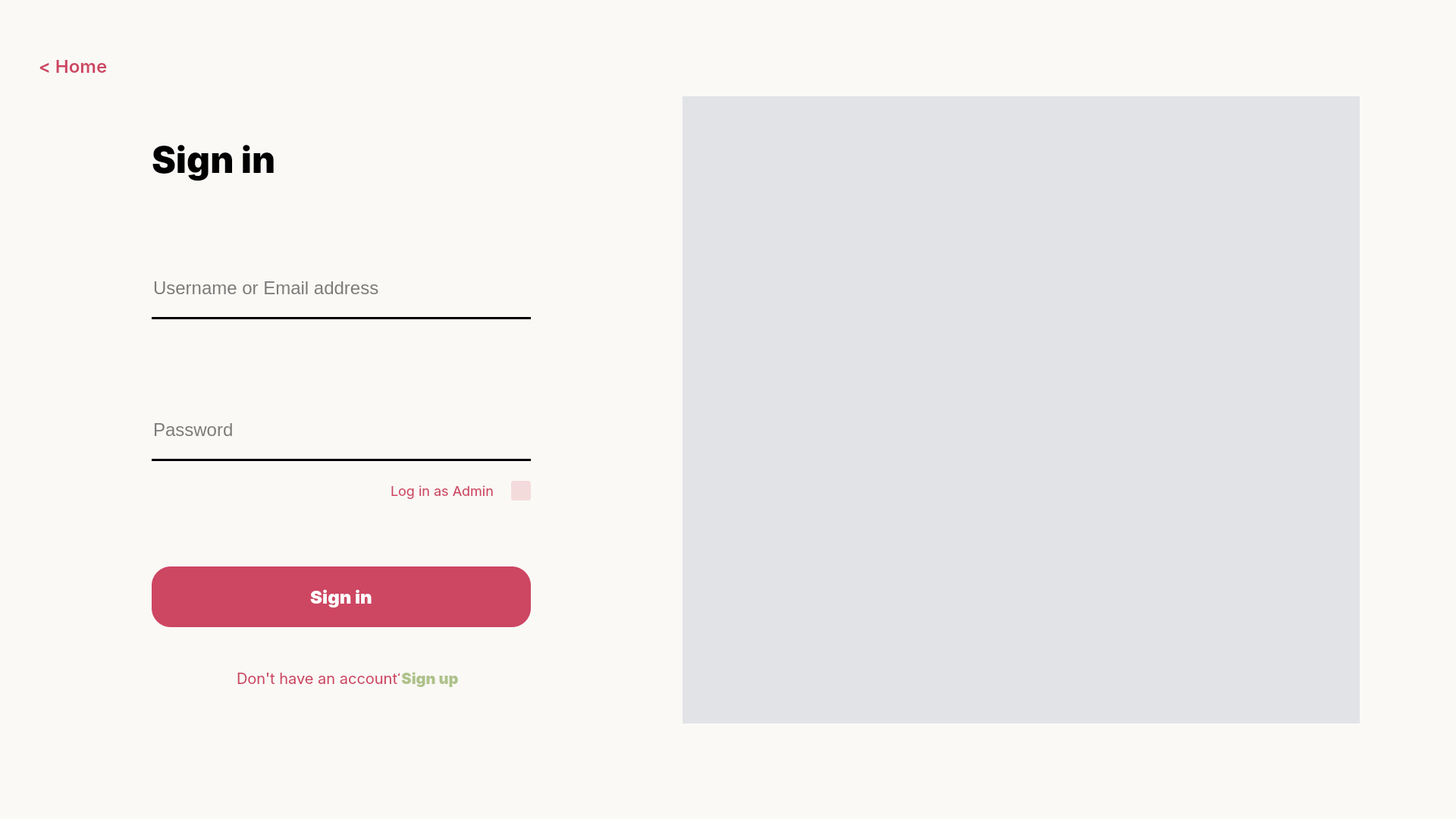
<?xml version="1.0" encoding="UTF-8"?>
<ui version="4.0">
 <class>MainWindow</class>
 <widget class="QMainWindow" name="MainWindow">
  <property name="geometry">
   <rect>
    <x>0</x>
    <y>0</y>
    <width>1920</width>
    <height>1080</height>
   </rect>
  </property>
  <property name="windowTitle">
   <string>MainWindow</string>
  </property>
  <widget class="QWidget" name="centralwidget">
   <property name="styleSheet">
    <string notr="true">background-color: #FAF9F6;</string>
   </property>
   <widget class="QPushButton" name="homebutton">
    <property name="geometry">
     <rect>
      <x>10</x>
      <y>70</y>
      <width>172</width>
      <height>33</height>
     </rect>
    </property>
    <property name="styleSheet">
     <string notr="true">QPushButton {
               color: #CD4662;
                font-family: Inter;
                font-size: 24px;
                font-style: normal;
                font-weight: 500;
                line-height: normal;
                border: none;
            }
            QPushButton:hover {
               color: #AEC289;
            }</string>
    </property>
    <property name="text">
     <string>&lt; Home</string>
    </property>
   </widget>
   <widget class="QWidget" name="rightcontainer" native="true">
    <property name="geometry">
     <rect>
      <x>900</x>
      <y>127</y>
      <width>893</width>
      <height>827</height>
     </rect>
    </property>
    <property name="styleSheet">
     <string notr="true">border-radius: 20px;
background: #E1E3E7;</string>
    </property>
    <widget class="QLabel" name="label">
     <property name="geometry">
      <rect>
       <x>-40</x>
       <y>0</y>
       <width>970</width>
       <height>827</height>
      </rect>
     </property>
     <property name="styleSheet">
      <string notr="true">image: url(:/pic/images/loginpic.png);</string>
     </property>
     <property name="text">
      <string/>
     </property>
    </widget>
   </widget>
   <widget class="QStackedWidget" name="stackedWidget">
    <property name="geometry">
     <rect>
      <x>127</x>
      <y>127</y>
      <width>646</width>
      <height>827</height>
     </rect>
    </property>
    <property name="currentIndex">
     <number>0</number>
    </property>
    <widget class="QWidget" name="page1login">
     <widget class="QWidget" name="leftcontainer" native="true">
      <property name="geometry">
       <rect>
        <x>0</x>
        <y>0</y>
        <width>646</width>
        <height>827</height>
       </rect>
      </property>
      <property name="styleSheet">
       <string notr="true">background-color: #FAF9F6;</string>
      </property>
      <widget class="QLabel" name="loginlabel">
       <property name="geometry">
        <rect>
         <x>73</x>
         <y>36</y>
         <width>500</width>
         <height>95</height>
        </rect>
       </property>
       <property name="styleSheet">
        <string notr="true">color: #000;
                font-family: Inter;
                font-size: 48px;
                font-style: normal;
                font-weight: 700;
                line-height: normal;</string>
       </property>
       <property name="text">
        <string>Sign in</string>
       </property>
      </widget>
      <widget class="QPushButton" name="loginbutton">
       <property name="geometry">
        <rect>
         <x>73</x>
         <y>620</y>
         <width>500</width>
         <height>80</height>
        </rect>
       </property>
       <property name="styleSheet">
        <string notr="true">QPushButton {
                background-color: #CD4662;
                color: #FFF;
                text-align: center;
                font-family: Inter;
                font-size: 24px;
                font-style: normal;
                font-weight: 700;
                line-height: normal;
                border-radius: 25px;
            }

            QPushButton:hover {
                background-color: #AEC289;
            }</string>
       </property>
       <property name="text">
        <string>Sign in</string>
       </property>
      </widget>
      <widget class="QLabel" name="noacclabel">
       <property name="geometry">
        <rect>
         <x>80</x>
         <y>748</y>
         <width>493</width>
         <height>38</height>
        </rect>
       </property>
       <property name="styleSheet">
        <string notr="true">color: #CD4662;
                text-align: center;
                font-family: Inter;
                font-size: 20px;
                font-style: normal;
                font-weight: 400;
                line-height: normal;
                margin-left: 100px;</string>
       </property>
       <property name="text">
        <string>Don't have an account?</string>
       </property>
      </widget>
      <widget class="QLineEdit" name="username">
       <property name="geometry">
        <rect>
         <x>73</x>
         <y>214</y>
         <width>500</width>
         <height>80</height>
        </rect>
       </property>
       <property name="styleSheet">
        <string notr="true">font-size: 24px;
                width: 500px;
                height: 80px;
                border: none;
                border-bottom: 3px solid #000;
                background-color: #FAF9F6;</string>
       </property>
       <property name="placeholderText">
        <string>Username or Email address</string>
       </property>
      </widget>
      <widget class="QLineEdit" name="password">
       <property name="geometry">
        <rect>
         <x>73</x>
         <y>401</y>
         <width>500</width>
         <height>80</height>
        </rect>
       </property>
       <property name="styleSheet">
        <string notr="true">font-size: 24px;
                width: 500px;
                height: 80px;
                border: none;
                border-bottom: 3px solid #000;
                background-color: #FAF9F6;</string>
       </property>
       <property name="text">
        <string/>
       </property>
       <property name="placeholderText">
        <string>Password</string>
       </property>
      </widget>
      <widget class="QCheckBox" name="checkbox">
       <property name="geometry">
        <rect>
         <x>547</x>
         <y>507</y>
         <width>26</width>
         <height>26</height>
        </rect>
       </property>
       <property name="styleSheet">
        <string notr="true"> QCheckBox {
                color: #CD4662;
            }
                           
            QCheckBox::indicator {
                border-radius: 3px;
                background-color: #F4DBDB;
                width: 26px;
                height: 26px;
                border: none;
            }

            QCheckBox::indicator:checked {
                background-color: #CD4662;
            }
            QCheckBox::indicator:unchecked {
                background-color: #F4DBDB;
            }</string>
       </property>
       <property name="text">
        <string/>
       </property>
      </widget>
      <widget class="QLabel" name="adminlabel">
       <property name="geometry">
        <rect>
         <x>73</x>
         <y>507</y>
         <width>454</width>
         <height>26</height>
        </rect>
       </property>
       <property name="styleSheet">
        <string notr="true">color: #CD4662;
                text-align: center;
                font-family: Inter;
                font-size: 18px;
                font-style: normal;
                font-weight: 400;
                line-height: normal;
                margin-left: 310px;</string>
       </property>
       <property name="text">
        <string>Log in as Admin</string>
       </property>
      </widget>
      <widget class="QPushButton" name="signfornoaccbutton">
       <property name="geometry">
        <rect>
         <x>400</x>
         <y>748</y>
         <width>80</width>
         <height>38</height>
        </rect>
       </property>
       <property name="styleSheet">
        <string notr="true">QPushButton {
                border: none;
                color: #AEC289;
                font-family: Inter;
                font-size: 20px;
                font-style: bold;
                font-weight: 700;
                border: none;
                line-height: normal;
            }
                           
            QPushButton:hover {
                color: #CD4662;
            }</string>
       </property>
       <property name="text">
        <string>Sign up</string>
       </property>
      </widget>
     </widget>
    </widget>
    <widget class="QWidget" name="page2signup">
     <widget class="QWidget" name="leftcontainer_2" native="true">
      <property name="geometry">
       <rect>
        <x>0</x>
        <y>0</y>
        <width>646</width>
        <height>827</height>
       </rect>
      </property>
      <property name="styleSheet">
       <string notr="true">background-color: #FAF9F6;</string>
      </property>
      <widget class="QLabel" name="signuplabel">
       <property name="geometry">
        <rect>
         <x>73</x>
         <y>36</y>
         <width>500</width>
         <height>95</height>
        </rect>
       </property>
       <property name="styleSheet">
        <string notr="true">color: #000;
                font-family: Inter;
                font-size: 48px;
                font-style: normal;
                font-weight: 700;
                line-height: normal;</string>
       </property>
       <property name="text">
        <string>Sign up</string>
       </property>
      </widget>
      <widget class="QPushButton" name="signupbutton">
       <property name="geometry">
        <rect>
         <x>73</x>
         <y>620</y>
         <width>500</width>
         <height>80</height>
        </rect>
       </property>
       <property name="styleSheet">
        <string notr="true">QPushButton {
                background-color: #CD4662;
                color: #FFF;
                text-align: center;
                font-family: Inter;
                font-size: 24px;
                font-style: normal;
                font-weight: 700;
                line-height: normal;
                border-radius: 25px;
            }

            QPushButton:hover {
                background-color: #AEC289;
            }</string>
       </property>
       <property name="text">
        <string>Sign up</string>
       </property>
      </widget>
      <widget class="QLabel" name="logforhaveaccbutton">
       <property name="geometry">
        <rect>
         <x>80</x>
         <y>748</y>
         <width>493</width>
         <height>38</height>
        </rect>
       </property>
       <property name="styleSheet">
        <string notr="true">color: #CD4662;
                text-align: center;
                font-family: Inter;
                font-size: 20px;
                font-style: normal;
                font-weight: 400;
                line-height: normal;
                margin-left: 80px;</string>
       </property>
       <property name="text">
        <string>Already have an account?</string>
       </property>
      </widget>
      <widget class="QLineEdit" name="username_2">
       <property name="geometry">
        <rect>
         <x>73</x>
         <y>190</y>
         <width>500</width>
         <height>80</height>
        </rect>
       </property>
       <property name="styleSheet">
        <string notr="true">font-size: 24px;
                width: 500px;
                height: 80px;
                border: none;
                border-bottom: 3px solid #000;
                background-color: #FAF9F6;</string>
       </property>
       <property name="placeholderText">
        <string>Username</string>
       </property>
      </widget>
      <widget class="QLineEdit" name="password_2">
       <property name="geometry">
        <rect>
         <x>73</x>
         <y>449</y>
         <width>500</width>
         <height>80</height>
        </rect>
       </property>
       <property name="styleSheet">
        <string notr="true">font-size: 24px;
                width: 500px;
                height: 80px;
                border: none;
                border-bottom: 3px solid #000;
                background-color: #FAF9F6;</string>
       </property>
       <property name="placeholderText">
        <string>Password</string>
       </property>
      </widget>
      <widget class="QPushButton" name="signfornoaccbutton_2">
       <property name="geometry">
        <rect>
         <x>400</x>
         <y>748</y>
         <width>80</width>
         <height>38</height>
        </rect>
       </property>
       <property name="styleSheet">
        <string notr="true">QPushButton {
                border: none;
                color: #AEC289;
                font-family: Inter;
                font-size: 20px;
                font-style: bold;
                font-weight: 700;
                border: none;
                line-height: normal;
            }
                           
            QPushButton:hover {
                color: #CD4662;
            }</string>
       </property>
       <property name="text">
        <string>Log in</string>
       </property>
      </widget>
      <widget class="QLineEdit" name="email">
       <property name="geometry">
        <rect>
         <x>73</x>
         <y>319</y>
         <width>500</width>
         <height>80</height>
        </rect>
       </property>
       <property name="styleSheet">
        <string notr="true">font-size: 24px;
                width: 500px;
                height: 80px;
                border: none;
                border-bottom: 3px solid #000;
                background-color: #FAF9F6;</string>
       </property>
       <property name="placeholderText">
        <string>Email</string>
       </property>
      </widget>
     </widget>
    </widget>
   </widget>
  </widget>
 </widget>
 <resources>
  <include location="../assets/sourceimg/newall.qrc"/>
 </resources>
 <connections/>
</ui>
